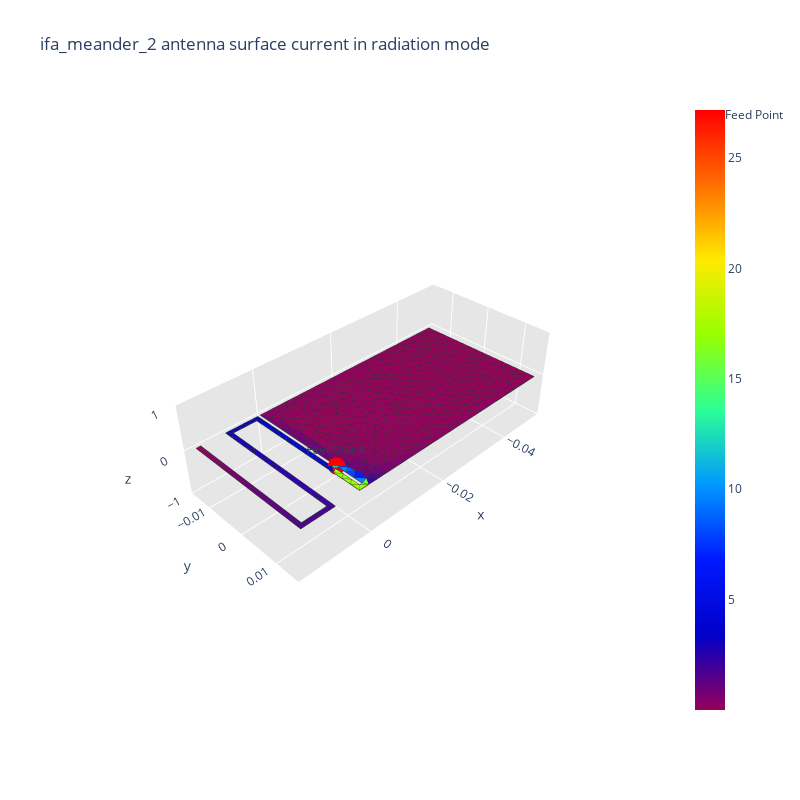
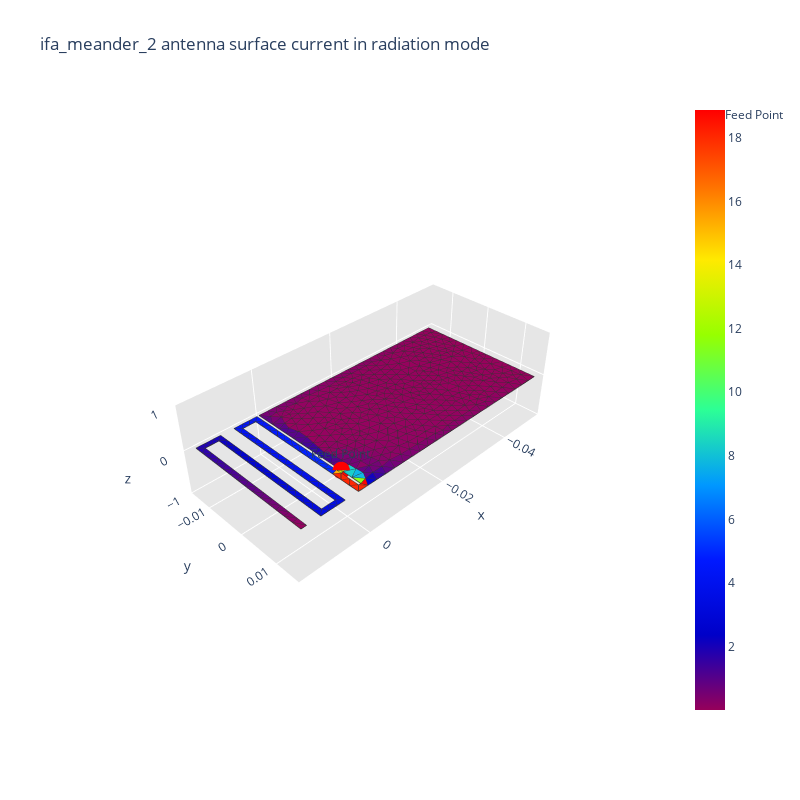
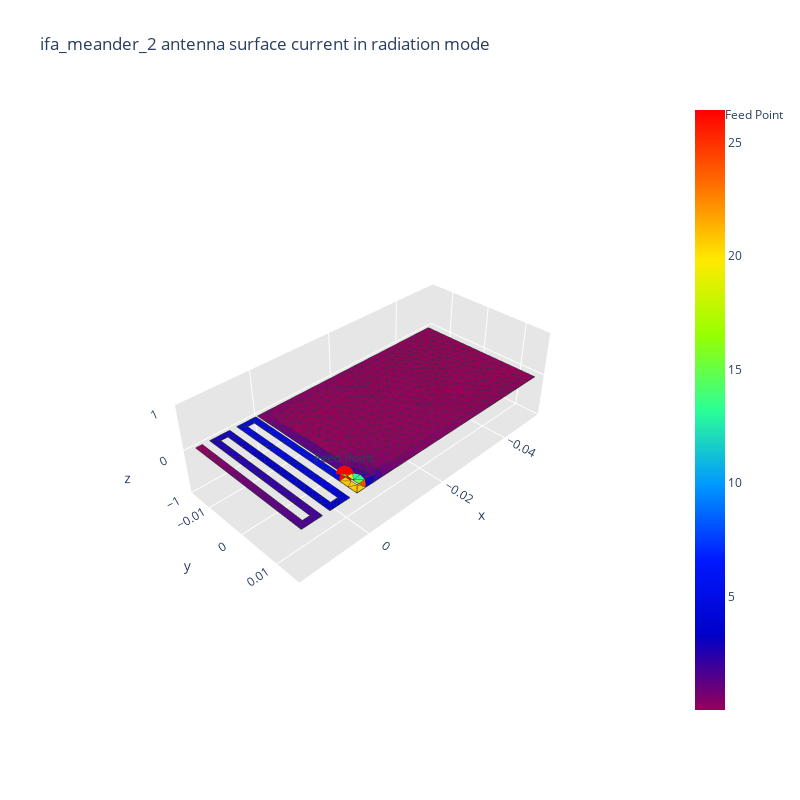
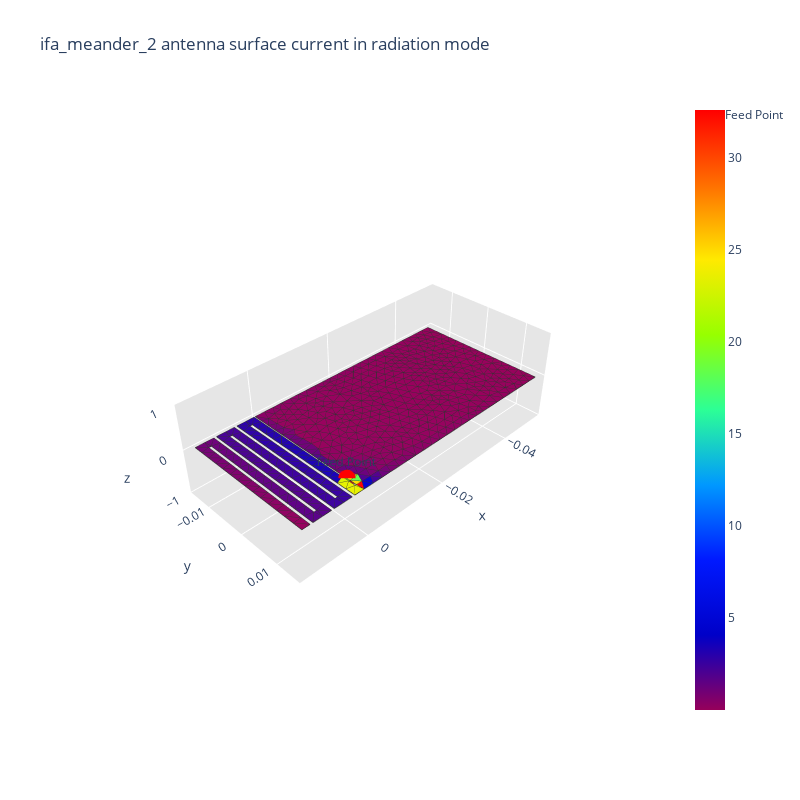

Notebook code for these charts, in order:
### Code cell
has_converged = False
max_iterations = 15

x, y, Nombre_meandre = ifa_creation_new(Lenght_antenna, a, b, wid, L_short)

# Nombre_meandre = 6

# Loop for simulation
iteration = 0
while not has_converged and iteration < max_iterations:

    run_ifa_meander_simulation(iteration, wid, distance_short, x, y, L_short, feed, feed_wid, x_t, y_t, save_mesh_folder, mesh_name, ifa_meander_msh, ifa_meander_mat)

    s11_db, f_resonance, new_distance_short, new_wid, new_Nombre_meandre, has_converged, impedances = simulate_freq_loop_test(
        fLow, fHigh, nPoints, fC, accuracy, ifa_meander_mat, feed_point, distance_short, wid, Lenght_antenna, b, a, L_short, Nombre_meandre)
    
    # Remplacement par appel de la fonction update_ifa_meander_params
    distance_short, wid, Nombre_meandre, feed, feed_wid, feed_point = update_ifa_meander_params(new_distance_short, new_wid, new_Nombre_meandre, t_b)

    plot_s11_curve(fLow, fHigh, nPoints, s11_db, fC)
    plot_impedance(fLow, fHigh, nPoints, impedances, s11_db, fC)

    x, y = ifa_creation_optimisation(Lenght_antenna, a, b, wid, Nombre_meandre, L_short)
    iteration += 1

    """ if has_converged:
        iteration_optimised = iteration - 1
        print(f"On est dans la plage de convergence")
        # appel de la fonction qui met à jour les paramètres
        has_optimised = False
        while not has_optimised:

            run_ifa_meander_simulation(iteration_optimised, wid, distance_short, x, y, L_short, feed, feed_wid, x_t, y_t, save_mesh_folder, mesh_name, ifa_meander_msh, ifa_meander_mat)

            s11_db, f_resonance, new_distance_short, new_wid, has_optimised, impedances = loop_in_interval(
            fLow, fHigh, nPoints, fC, accuracy, ifa_meander_mat, feed_point, distance_short, wid, b)

            distance_short, wid, feed, feed_wid, feed_point = update_ifa_meander_params(new_distance_short, new_wid, None, t_b)

            plot_s11_curve(fLow, fHigh, nPoints, s11_db, fC)
            plot_impedance(fLow, fHigh, nPoints, impedances, s11_db, fC)
            x, y = ifa_creation_optimisation(Lenght_antenna, a, b, wid, Nombre_meandre, L_short)
            iteration_optimised += 1 """

### Figure 1 — Plotly figure (JSON) as saved in the notebook; plotly's stock layout.template omitted (floating-point values rounded to 4 significant figures; data arrays with more than 128 entries replaced by an {"elided": "..."} marker saying what was removed)
{"data": [{"facecolor": {"elided": "874 str values"}, "i": {"elided": "874 int values"}, "j": {"elided": "874 int values"}, "k": {"elided": "874 int values"}, "name": "", "type": "mesh3d", "x": {"elided": "522 float values"}, "y": {"elided": "522 float values"}, "z": {"elided": "522 int values"}}, {"line": {"color": "rgb(50, 50, 50)", "width": 1.5}, "mode": "lines", "showlegend": false, "type": "scatter3d", "x": {"elided": "4370 float values"}, "y": {"elided": "4370 float values"}, "z": {"elided": "4370 int values"}}, {"hoverinfo": "none", "marker": {"color": [0.002952, 27.17], "colorscale": [[0, "rgb(150, 0, 90)"], [0.125, "rgb(0, 0, 200)"], [0.25, "rgb(0, 25, 255)"], [0.375, "rgb(0, 152, 255)"], [0.5, "rgb(44, 255, 150)"], [0.625, "rgb(151, 255, 0)"], [0.75, "rgb(255, 234, 0)"], [0.875, "rgb(255, 111, 0)"], [1, "rgb(255, 0, 0)"]], "showscale": true, "size": 0.1}, "mode": "markers", "showlegend": false, "type": "scatter3d", "x": [0], "y": [0.00773], "z": [0]}, {"marker": {"color": "red", "size": 6, "symbol": "circle"}, "mode": "markers+text", "name": "Feed Point", "text": ["Feed Point"], "textposition": "top center", "type": "scatter3d", "x": [0], "y": [0.00723], "z": [0]}], "layout": {"height": 800, "scene": {"aspectratio": {"x": 1, "y": 0.4615, "z": 0.3}, "xaxis": {"backgroundcolor": "rgb(230, 230, 230)", "gridcolor": "rgb(255, 255, 255)", "showbackground": true, "zerolinecolor": "rgb(255, 255, 255)"}, "yaxis": {"backgroundcolor": "rgb(230, 230, 230)", "gridcolor": "rgb(255, 255, 255)", "showbackground": true, "zerolinecolor": "rgb(255, 255, 255)"}, "zaxis": {"backgroundcolor": "rgb(230, 230, 230)", "gridcolor": "rgb(255, 255, 255)", "showbackground": true, "zerolinecolor": "rgb(255, 255, 255)"}}, "title": {"text": "ifa_meander_2 antenna surface current in radiation mode"}, "width": 800}}

### Figure 2 — Plotly figure (JSON) as saved in the notebook; plotly's stock layout.template omitted (floating-point values rounded to 4 significant figures; data arrays with more than 128 entries replaced by an {"elided": "..."} marker saying what was removed)
{"data": [{"facecolor": {"elided": "905 str values"}, "i": {"elided": "905 int values"}, "j": {"elided": "905 int values"}, "k": {"elided": "905 int values"}, "name": "", "type": "mesh3d", "x": {"elided": "551 float values"}, "y": {"elided": "551 float values"}, "z": {"elided": "551 int values"}}, {"line": {"color": "rgb(50, 50, 50)", "width": 1.5}, "mode": "lines", "showlegend": false, "type": "scatter3d", "x": {"elided": "4525 float values"}, "y": {"elided": "4525 float values"}, "z": {"elided": "4525 int values"}}, {"hoverinfo": "none", "marker": {"color": [0.003897, 18.88], "colorscale": [[0, "rgb(150, 0, 90)"], [0.125, "rgb(0, 0, 200)"], [0.25, "rgb(0, 25, 255)"], [0.375, "rgb(0, 152, 255)"], [0.5, "rgb(44, 255, 150)"], [0.625, "rgb(151, 255, 0)"], [0.75, "rgb(255, 234, 0)"], [0.875, "rgb(255, 111, 0)"], [1, "rgb(255, 0, 0)"]], "showscale": true, "size": 0.1}, "mode": "markers", "showlegend": false, "type": "scatter3d", "x": [0], "y": [0.009283], "z": [0]}, {"marker": {"color": "red", "size": 6, "symbol": "circle"}, "mode": "markers+text", "name": "Feed Point", "text": ["Feed Point"], "textposition": "top center", "type": "scatter3d", "x": [0], "y": [0.008683], "z": [0]}], "layout": {"height": 800, "scene": {"aspectratio": {"x": 1, "y": 0.4637, "z": 0.3}, "xaxis": {"backgroundcolor": "rgb(230, 230, 230)", "gridcolor": "rgb(255, 255, 255)", "showbackground": true, "zerolinecolor": "rgb(255, 255, 255)"}, "yaxis": {"backgroundcolor": "rgb(230, 230, 230)", "gridcolor": "rgb(255, 255, 255)", "showbackground": true, "zerolinecolor": "rgb(255, 255, 255)"}, "zaxis": {"backgroundcolor": "rgb(230, 230, 230)", "gridcolor": "rgb(255, 255, 255)", "showbackground": true, "zerolinecolor": "rgb(255, 255, 255)"}}, "title": {"text": "ifa_meander_2 antenna surface current in radiation mode"}, "width": 800}}

### Figure 3 — Plotly figure (JSON) as saved in the notebook; plotly's stock layout.template omitted (floating-point values rounded to 4 significant figures; data arrays with more than 128 entries replaced by an {"elided": "..."} marker saying what was removed)
{"data": [{"facecolor": {"elided": "949 str values"}, "i": {"elided": "949 int values"}, "j": {"elided": "949 int values"}, "k": {"elided": "949 int values"}, "name": "", "type": "mesh3d", "x": {"elided": "587 float values"}, "y": {"elided": "587 float values"}, "z": {"elided": "587 int values"}}, {"line": {"color": "rgb(50, 50, 50)", "width": 1.5}, "mode": "lines", "showlegend": false, "type": "scatter3d", "x": {"elided": "4745 float values"}, "y": {"elided": "4745 float values"}, "z": {"elided": "4745 int values"}}, {"hoverinfo": "none", "marker": {"color": [0.004177, 26.44], "colorscale": [[0, "rgb(150, 0, 90)"], [0.125, "rgb(0, 0, 200)"], [0.25, "rgb(0, 25, 255)"], [0.375, "rgb(0, 152, 255)"], [0.5, "rgb(44, 255, 150)"], [0.625, "rgb(151, 255, 0)"], [0.75, "rgb(255, 234, 0)"], [0.875, "rgb(255, 111, 0)"], [1, "rgb(255, 0, 0)"]], "showscale": true, "size": 0.1}, "mode": "markers", "showlegend": false, "type": "scatter3d", "x": [0], "y": [0.01058], "z": [0]}, {"marker": {"color": "red", "size": 6, "symbol": "circle"}, "mode": "markers+text", "name": "Feed Point", "text": ["Feed Point"], "textposition": "top center", "type": "scatter3d", "x": [0], "y": [0.009865], "z": [0]}], "layout": {"height": 800, "scene": {"aspectratio": {"x": 1, "y": 0.4667, "z": 0.3}, "xaxis": {"backgroundcolor": "rgb(230, 230, 230)", "gridcolor": "rgb(255, 255, 255)", "showbackground": true, "zerolinecolor": "rgb(255, 255, 255)"}, "yaxis": {"backgroundcolor": "rgb(230, 230, 230)", "gridcolor": "rgb(255, 255, 255)", "showbackground": true, "zerolinecolor": "rgb(255, 255, 255)"}, "zaxis": {"backgroundcolor": "rgb(230, 230, 230)", "gridcolor": "rgb(255, 255, 255)", "showbackground": true, "zerolinecolor": "rgb(255, 255, 255)"}}, "title": {"text": "ifa_meander_2 antenna surface current in radiation mode"}, "width": 800}}

### Figure 4 — Plotly figure (JSON) as saved in the notebook; plotly's stock layout.template omitted (floating-point values rounded to 4 significant figures; data arrays with more than 128 entries replaced by an {"elided": "..."} marker saying what was removed)
{"data": [{"facecolor": {"elided": "974 str values"}, "i": {"elided": "974 int values"}, "j": {"elided": "974 int values"}, "k": {"elided": "974 int values"}, "name": "", "type": "mesh3d", "x": {"elided": "612 float values"}, "y": {"elided": "612 float values"}, "z": {"elided": "612 int values"}}, {"line": {"color": "rgb(50, 50, 50)", "width": 1.5}, "mode": "lines", "showlegend": false, "type": "scatter3d", "x": {"elided": "4870 float values"}, "y": {"elided": "4870 float values"}, "z": {"elided": "4870 int values"}}, {"hoverinfo": "none", "marker": {"color": [0.003957, 32.6], "colorscale": [[0, "rgb(150, 0, 90)"], [0.125, "rgb(0, 0, 200)"], [0.25, "rgb(0, 25, 255)"], [0.375, "rgb(0, 152, 255)"], [0.5, "rgb(44, 255, 150)"], [0.625, "rgb(151, 255, 0)"], [0.75, "rgb(255, 234, 0)"], [0.875, "rgb(255, 111, 0)"], [1, "rgb(255, 0, 0)"]], "showscale": true, "size": 0.1}, "mode": "markers", "showlegend": false, "type": "scatter3d", "x": [0], "y": [0.01169], "z": [0]}, {"marker": {"color": "red", "size": 6, "symbol": "circle"}, "mode": "markers+text", "name": "Feed Point", "text": ["Feed Point"], "textposition": "top center", "type": "scatter3d", "x": [0], "y": [0.01083], "z": [0]}], "layout": {"height": 800, "scene": {"aspectratio": {"x": 1, "y": 0.4709, "z": 0.3}, "xaxis": {"backgroundcolor": "rgb(230, 230, 230)", "gridcolor": "rgb(255, 255, 255)", "showbackground": true, "zerolinecolor": "rgb(255, 255, 255)"}, "yaxis": {"backgroundcolor": "rgb(230, 230, 230)", "gridcolor": "rgb(255, 255, 255)", "showbackground": true, "zerolinecolor": "rgb(255, 255, 255)"}, "zaxis": {"backgroundcolor": "rgb(230, 230, 230)", "gridcolor": "rgb(255, 255, 255)", "showbackground": true, "zerolinecolor": "rgb(255, 255, 255)"}}, "title": {"text": "ifa_meander_2 antenna surface current in radiation mode"}, "width": 800}}
